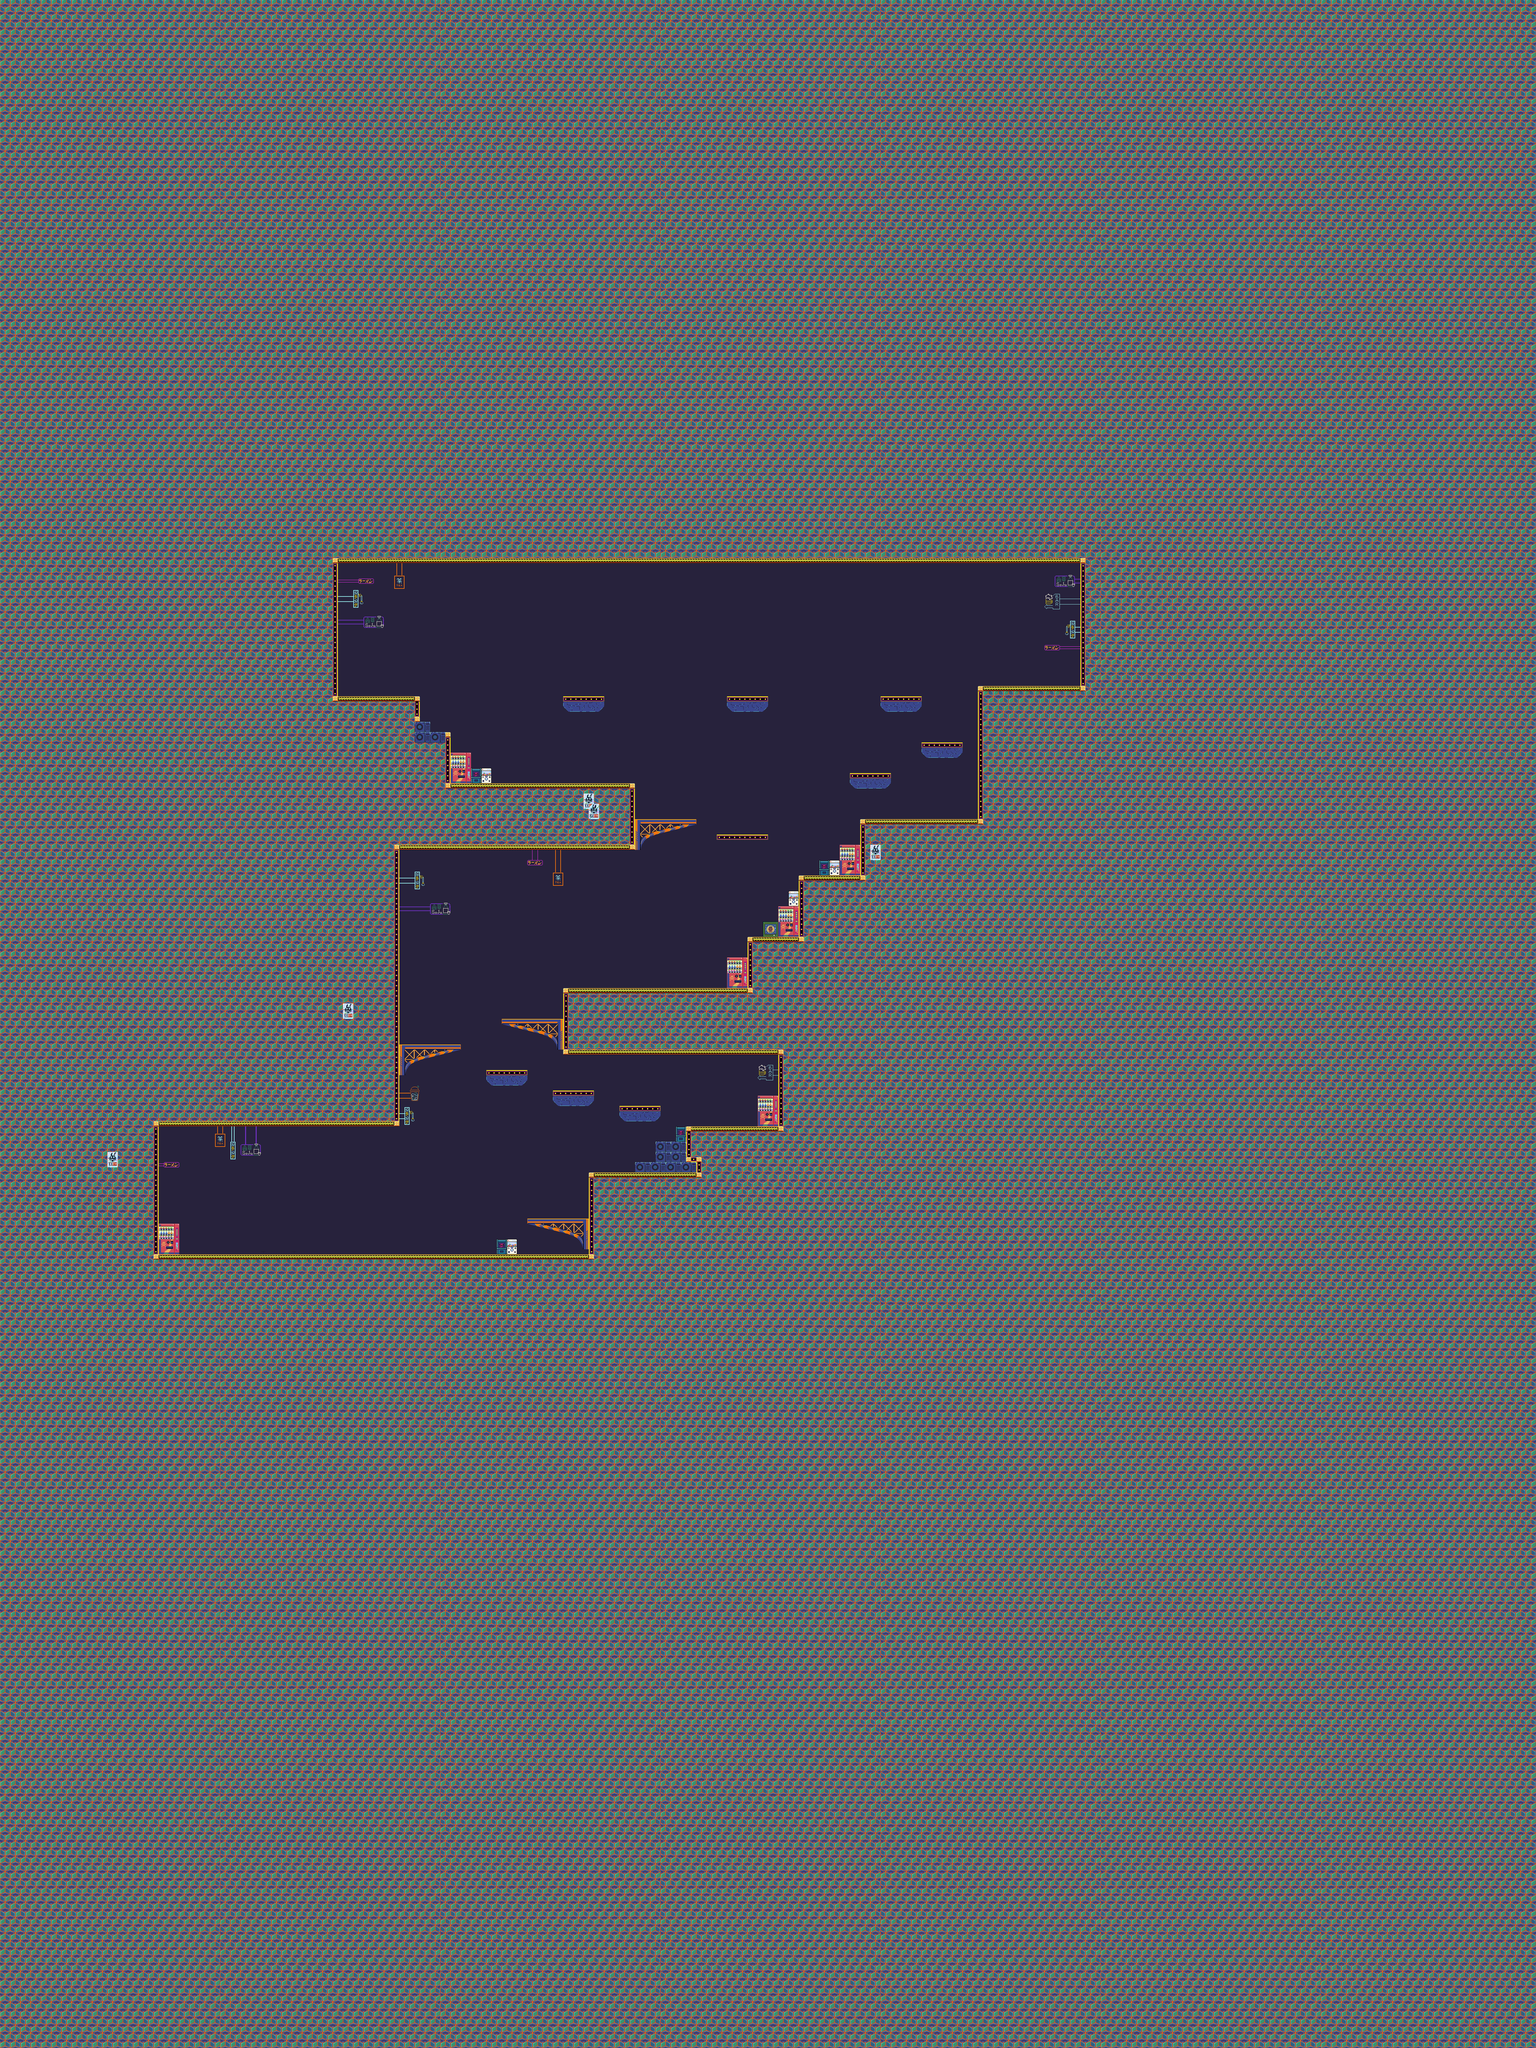

Rendered tile map (Tiled .tmx) drawn with the repository's tilesets; below, a short description and the map source with its tile grids summarised:
An orthogonal 300x400 tile map with 16x16 px tiles, 5 tile layers (platforms, background-1, background, foreground, ...), 5 tilesets and 12 objects (4x camera_enemy, 2x Weapon, Player, exit_area, static_jellyfish_enemy, ...).

<map version="1.9" tiledversion="1.9.2" orientation="orthogonal" renderorder="right-down" width="300" height="400" tilewidth="16" tileheight="16" infinite="0" nextlayerid="15" nextobjectid="21">
 <tileset firstgid="1" source="cctv_tileset.tsx" />
 <tileset firstgid="1201" source="../../maps/hackceler_test.tsx" />
 <tileset firstgid="1321" source="../../objects/placeholder_item.tsx" />
 <tileset firstgid="1322" source="../water/water_tileset.tsx" />
 <tileset firstgid="2522" source="../water/weapons_test.tsx" />
 <layer id="4" name="platforms" width="300" height="400">
  <data>[120000 cells, 982 non-empty, 2 distinct tile ids]</data>
 </layer>
 <layer id="8" name="background-1" width="300" height="400">
  <data>[120000 cells, 120000 non-empty, 1 distinct tile ids]</data>
 </layer>
 <layer id="6" name="background" width="300" height="400">
  <data>[120000 cells, 109461 non-empty, 49 distinct tile ids]</data>
 </layer>
 <layer id="7" name="foreground" width="300" height="400">
  <data>[120000 cells, 1575 non-empty, 159 distinct tile ids]</data>
 </layer>
 <layer id="9" name="top" width="300" height="400">
  <data>[120000 cells, 241 non-empty, 96 distinct tile ids]</data>
 </layer>
 <objectgroup id="3" name="Player">
  <object id="1" name="Player" x="520.817" y="3810.52">
   <properties>
    <property name="hitbox_height" type="int" value="32" />
    <property name="hitbox_width" type="int" value="32" />
   </properties>
   <point />
  </object>
  <object id="4" name="exit_area" x="1057" y="2146" width="30.5" height="31" />
  <object id="7" name="Weapon" x="679.42" y="3910">
   <properties>
    <property name="collectable" type="bool" value="true" />
    <property name="type" value="gun" />
   </properties>
   <point />
  </object>
  <object id="8" name="Weapon" x="1256.17" y="3902.08">
   <properties>
    <property name="collectable" type="bool" value="false" />
    <property name="flipped" type="bool" value="true" />
    <property name="type" value="cannon" />
   </properties>
   <point />
  </object>
  <object id="10" name="static_jellyfish_enemy" x="1354.33" y="3217.89">
   <properties>
    <property name="respawn" type="bool" value="true" />
   </properties>
   <point />
  </object>
  <object id="14" name="moving_platform_cctv" x="2320" y="2520">
   <properties>
    <property name="max_dx" type="int" value="20" />
    <property name="max_dy" type="int" value="20" />
    <property name="min_dx" type="int" value="-20" />
    <property name="min_dy" type="int" value="-20" />
    <property name="x_speed" type="float" value="0" />
    <property name="y_speed" type="float" value="0.5" />
   </properties>
   <point />
  </object>
  <object id="19" name="key_violet" x="3750.86" y="2127.33">
   <properties>
    <property name="color" value="violet" />
    <property name="display_name" value="Violet key" />
    <property name="wearable" type="bool" value="false" />
   </properties>
   <point />
  </object>
  <object id="17" name="martian_enemy" x="2336" y="2148">
   <properties>
    <property name="respawn" type="bool" value="true" />
   </properties>
   <point />
  </object>
  <object id="18" name="camera_enemy" x="1648" y="2428">
   <properties>
    <property name="control_inverter" type="bool" value="true" />
    <property name="respawn" type="bool" value="true" />
    <property name="walk_data" value="2000,E150,W150" />
   </properties>
   <point />
  </object>
  <object id="15" name="camera_enemy" x="1680" y="3788">
   <properties>
    <property name="respawn" type="bool" value="true" />
    <property name="walk_data" value="2000,E150,W150" />
   </properties>
   <point />
  </object>
  <object id="19" name="camera_enemy" x="2380" y="2592">
   <properties>
    <property name="control_inverter" type="bool" value="true" />
    <property name="respawn" type="bool" value="true" />
    <property name="walk_data" value="2000,W100,E100" />
   </properties>
   <point />
  </object>
  <object id="20" name="camera_enemy" x="1958.67" y="3069.33">
   <properties>
    <property name="control_inverter" type="bool" value="true" />
    <property name="respawn" type="bool" value="true" />
    <property name="walk_data" value="2000,E150,W150" />
   </properties>
   <point />
  </object>
 </objectgroup>
</map>
